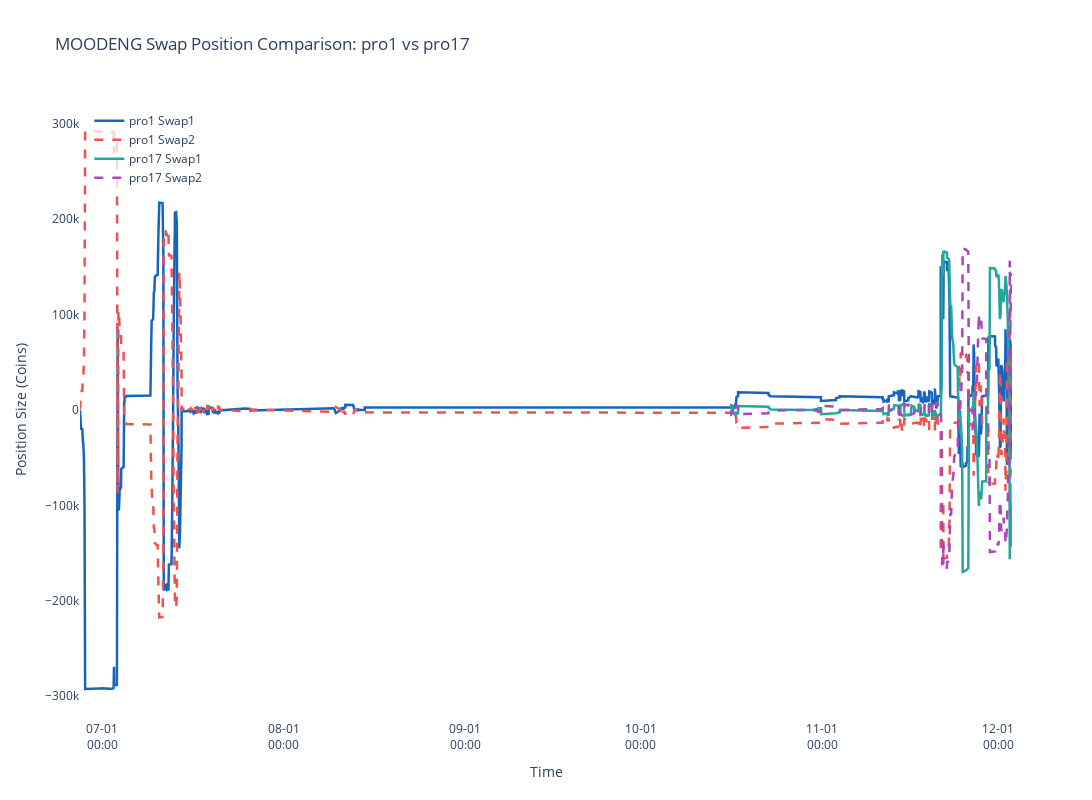

Notebook code cell kept with this figure:
### Code cell
import pandas as pd
import numpy as np
import re
import plotly.graph_objs as go

# ---------------------------
# 工具函数：清洗 timestamp
# ---------------------------
def clean_timestamp(ts):
    match = re.match(r'(\d{4}-\d{2}-\d{2}\s+\d{2}:\d{2}:\d{2}\.\d+)', str(ts))
    return match.group(1) if match else ts

# ---------------------------
# 工具函数：方向 multipler
# ---------------------------
def get_position_multiplier(side):
    if side in ['buy', 'closeShort']:
        return 1
    elif side in ['sell', 'closeLong']:
        return -1
    else:
        return 0

# ======================================================
# 核心函数：给定 df_open, df_close，构造仓位时间序列
# ======================================================
def build_position_df(df_open, df_close, env_name):

    df_open = df_open.copy()
    df_close = df_close.copy()

    # 过滤无效时间
    df_open = df_open[df_open['start'].astype(str).str.contains(r'\d{4}-\d{2}-\d{2}')]
    df_close = df_close[df_close['start'].astype(str).str.contains(r'\d{4}-\d{2}-\d{2}')]

    # 转成 timestamp
    df_open['start'] = pd.to_datetime([clean_timestamp(ts) for ts in df_open['start']])
    df_open['end'] = pd.to_datetime([clean_timestamp(ts) for ts in df_open['end']])
    df_close['start'] = pd.to_datetime([clean_timestamp(ts) for ts in df_close['start']])
    df_close['end'] = pd.to_datetime([clean_timestamp(ts) for ts in df_close['end']])

    # 数值转换
    for c in ['swap2_deal_amount', 'swap1_deal_amount']:
        if c in df_close.columns:
            df_close[c] = pd.to_numeric(df_close[c], errors='coerce')
        if c in df_open.columns:
            df_open[c] = pd.to_numeric(df_open[c], errors='coerce')

    # 组合开仓和平仓
    all_times = pd.concat([
        pd.DataFrame({
            'time': df_open['start'],
            'amount1': df_open['swap1_deal_amount'] * df_open['swap1_side'].map(get_position_multiplier),
            'amount2': df_open['swap2_deal_amount'] * df_open['swap2_side'].map(get_position_multiplier),
            'type': 'open',
            'env': env_name
        }),
        pd.DataFrame({
            'time': df_close['start'],
            'amount1': df_close['swap1_deal_amount'] * df_close['swap1_side'].map(get_position_multiplier),
            'amount2': df_close['swap2_deal_amount'] * df_close['swap2_side'].map(get_position_multiplier),
            'type': 'close',
            'env': env_name
        })
    ]).sort_values('time')

    all_times['amount1'] = all_times['amount1'].astype(float)
    all_times['amount2'] = all_times['amount2'].astype(float)

    # 累计仓位
    all_times['cumulative_position1'] = all_times['amount1'].cumsum()
    all_times['cumulative_position2'] = all_times['amount2'].cumsum()

    return all_times


# ======================================================
# 读取 pro1 / pro17 两个环境
# ======================================================
symbol = "MOODENG"

# pro17
df_open_17 = pd.read_csv(f'/Volumes/T7/Obentech/cfdcappData/{symbol}USDT/manager_dcpro17/{symbol}_USDT.open.csv')
df_close_17 = pd.read_csv(f'/Volumes/T7/Obentech/cfdcappData/{symbol}USDT/manager_dcpro17/{symbol}_USDT.close.csv')
df17 = build_position_df(df_open_17, df_close_17, 'pro17')

# pro1
df_open_1 = pd.read_csv(f'/Volumes/T7/Obentech/cfdcappData/{symbol}USDT/manager_dcpro1/{symbol}_USDT.open.csv')
df_close_1 = pd.read_csv(f'/Volumes/T7/Obentech/cfdcappData/{symbol}USDT/manager_dcpro1/{symbol}_USDT.close.csv')
df1 = build_position_df(df_open_1, df_close_1, 'pro1')


# ======================================================
# 画图（双环境叠加）
# ======================================================
fig = go.Figure()

# pro1
fig.add_trace(go.Scatter(
    x=df1['time'], y=df1['cumulative_position1'],
    mode='lines', name='pro1 Swap1', line=dict(width=2.5, color='#1565C0')
))
fig.add_trace(go.Scatter(
    x=df1['time'], y=df1['cumulative_position2'],
    mode='lines', name='pro1 Swap2', line=dict(width=2.5, dash='dash', color='#EF5350')
))

# pro17
fig.add_trace(go.Scatter(
    x=df17['time'], y=df17['cumulative_position1'],
    mode='lines', name='pro17 Swap1', line=dict(width=2.5, color='#26A69A')
))
fig.add_trace(go.Scatter(
    x=df17['time'], y=df17['cumulative_position2'],
    mode='lines', name='pro17 Swap2', line=dict(width=2.5, dash='dash', color='#AB47BC')
))

# Layout
fig.update_layout(
    title=f"{symbol} Swap Position Comparison: pro1 vs pro17",
    width=1600, height=800,
    plot_bgcolor='white',
    xaxis=dict(title="Time", tickformat="%m-%d<br>%H:%M"),
    yaxis=dict(title="Position Size (Coins)"),
    legend=dict(
        x=0.01, y=0.99,
        bgcolor='rgba(255,255,255,0.75)',
        bordercolor='rgba(0,0,0,0.2)'
    )
)

fig.show()

### Figure 1 — Plotly figure (JSON) as saved in the notebook; plotly's stock layout.template omitted (floating-point values rounded to 4 significant figures; data arrays with more than 128 entries replaced by an {"elided": "..."} marker saying what was removed)
{"data": [{"line": {"color": "#1565C0", "width": 2.5}, "mode": "lines", "name": "pro1 Swap1", "type": "scatter", "x": {"elided": "9048 str values"}, "y": {"elided": "9048 int values"}}, {"line": {"color": "#EF5350", "dash": "dash", "width": 2.5}, "mode": "lines", "name": "pro1 Swap2", "type": "scatter", "x": {"elided": "9048 str values"}, "y": {"elided": "9048 int values"}}, {"line": {"color": "#26A69A", "width": 2.5}, "mode": "lines", "name": "pro17 Swap1", "type": "scatter", "x": {"elided": "2089 str values"}, "y": {"elided": "2089 int values"}}, {"line": {"color": "#AB47BC", "dash": "dash", "width": 2.5}, "mode": "lines", "name": "pro17 Swap2", "type": "scatter", "x": {"elided": "2089 str values"}, "y": {"elided": "2089 int values"}}], "layout": {"height": 800, "legend": {"bgcolor": "rgba(255,255,255,0.75)", "bordercolor": "rgba(0,0,0,0.2)", "x": 0.01, "y": 0.99}, "plot_bgcolor": "white", "title": {"text": "MOODENG Swap Position Comparison: pro1 vs pro17"}, "width": 1600, "xaxis": {"tickformat": "%m-%d<br>%H:%M", "title": {"text": "Time"}}, "yaxis": {"title": {"text": "Position Size (Coins)"}}}}
